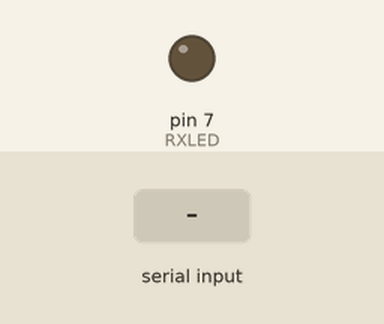
The sketch below on a simulated Arduino Uno, built with avr-gcc and run on an emulated ATmega328P. Shown: output pins drawn as LEDs (lit = HIGH). Dashed ring = blinking. Inputs (shaded band) come from the test bench. What the sketch prints to the serial monitor is not drawn.

Above: at 2.1 s.
2.2 s: "B" received over Serial
At 2.35 s:
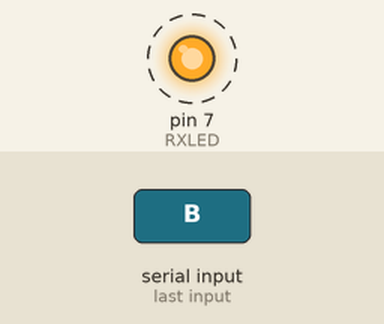
4.1 s: "A" received over Serial
At 4.25 s:
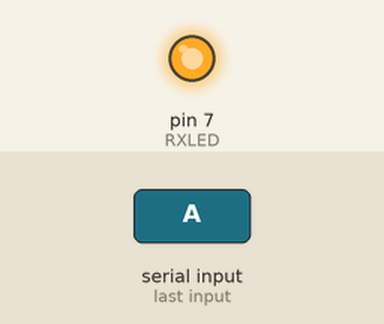
5.8 s: "X" received over Serial
At 7.0 s:
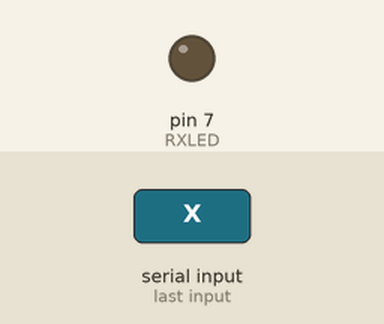
Timing chart, 0 to 8.8 s (numbered marks = the images above; inputs shaded):
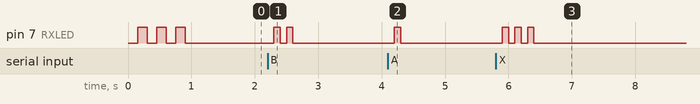

Measured:
- after the input at 2.2 s, pin 7 (RXLED): alternates HIGH for 0.10 s and LOW for 0.10 s, 4 changes in all, then stays LOW, starting after 0.10 s
- after the input at 4.1 s, pin 7 (RXLED): LOW → HIGH after 0.10 s, → LOW 0.10 s later
- after the input at 5.8 s, pin 7 (RXLED): alternates HIGH for 0.10 s and LOW for 0.10 s, 6 changes in all, then stays LOW, starting after 0.10 s

The sketch:

serialTest.ino
```cpp
const int NUM_COMS = 11;

char knwnComs[NUM_COMS] = "ABXYLRSHCQW";

char command, prevAction;

//char command[SERLEN], prevAction[SERLEN];
int RXLED = 7;

void setup() {
  pinMode(RXLED, OUTPUT); //output the led for debug
  //open the comms
  Serial.begin(9600);
  blinkLED(3,1.5);

}

void loop() {
  //when data available, grab it one at a time
  serialRead();

  //takeAction();

}

void serialRead(){
  int i =0;
  char posCommand = 'N';
  //while serial, check for one of our known commands
  while (Serial.available() ){
      posCommand = Serial.read();

      //if its a known command perform the action
      for(int i=0;i < NUM_COMS;i++ )

        if(posCommand == knwnComs[i]){
          command = posCommand; //probably not necessary to presserve the original command here
          takeAction();
        }

    }
}

//Once serial returns a message we take the action
void takeAction(){
  //check if its repeated action
  bool repeat = false;

  if(command == prevAction){
    repeat = true;
    prevAction = 'N'; // just want to switch on immediate duplicate, then forget
  }
  else{
    prevAction = command;

  }


  //Check that something was properly written
  if (command != 'N'){
    //if this is a new command
    if(repeat == false){
      if (command == 'A'){
        blinkLED(1,1);
      }
      else if(command == 'B'){
        blinkLED(2,1);
      }
      else if(command == 'X'){
        blinkLED(3,1);
      }
      else if(command == 'Y'){
        blinkLED(4,1);
      }
      else if(command == 'R'){
        blinkLED(5,1);

      }
      else if(command == 'L'){
        blinkLED(6,1);
      }
    }
    //repeating command should probably stop the action
    else {
      blinkLED(3,3);
    }
    //remember the action we took so we can stop the action on duplicate press (releasing button)


    Serial.write(command);

  }
  return 0;
}

//Simple LED blinker for debugging
void blinkLED(int times, float speed){
  for(int i=0;i<times;i++){
    delay(speed*100);
    digitalWrite(RXLED, HIGH);
    delay(speed*100);
    digitalWrite(RXLED, LOW);
  }
}
```
